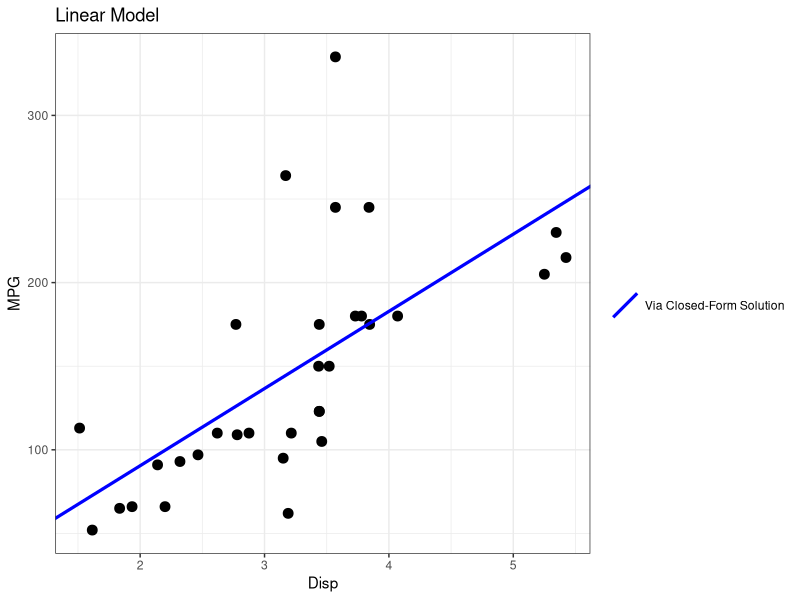
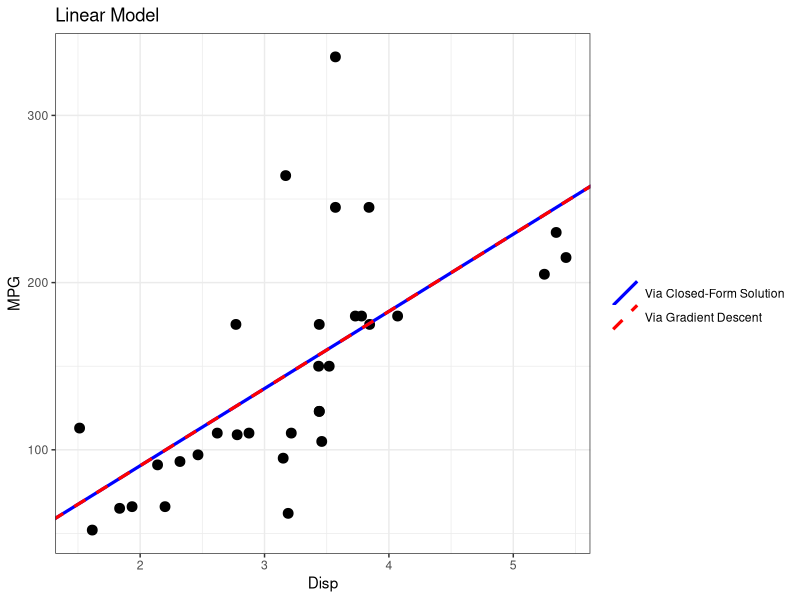

Source code (R) for these figures, in order:
### Linear Model Gradient Descent Example ----
require(gridExtra)
require(ggplot2)

attach(mtcars)

fit <- lm(hp ~ wt, data = mtcars)
plotOrig <- {ggplot(mtcars, aes(wt, hp)) +
  geom_point(size = 3) +
  geom_abline(aes(intercept = coef(fit)[1], slope = coef(fit)[2], colour = 'blue'), size = 1.1) +
  labs(title = 'Linear Model', x = 'Disp', y = 'MPG') +
  theme_bw()}
plotOrig + scale_colour_manual(name = '', values = c('blue' = 'blue'), labels = c('Via Closed-Form Solution'))

##Loss Function 1 and Derivative
lossFunc <- function(y, yhat, n){ (1 / n) * sum((y - yhat)^2) }
derivb0 <- function(y, yhat, n){ (1 / n) * sum(2 * (yhat - y)) }
derivb1 <- function(x, y, yhat, n){ (1 / n) * sum(2 * (yhat - y) * x) }

##Algorithm
gradientDescent <- function(x, y, nparams, max_it = 1000000, tol_err = 1e-08, learning_rate = 0.001, adaptive = TRUE){
  it = 0
  
  n = length(x)
  b0 = runif(1, 0, 1)
  b1 = runif(1, 0, 1)
  yhat = b0 + b1 * x
  mse = sum((y - yhat)^2) / n
  
  learningRateb0 = learning_rate
  learningRateb1 = learning_rate
  
  dfb0 = numeric(); dfb0[1] = b0
  dfb1 = numeric(); dfb1[1] = b1
  dfmse = numeric(); dfmse[1] = mse
  
  stop = 0
  while(stop == 0 & it < max_it){
    it = it + 1
    
    b0New = b0 - as.numeric(learningRateb0) * derivb0(y, yhat, n)
    b1New = b1 - as.numeric(learningRateb1) * derivb1(x, y, yhat, n)
    yhatNew = b0New + b1New * x
    mseNew = sum((y - yhatNew)^2) / n
    
    dfb0[it+1] = b0New
    dfb1[it+1] = b1New
    dfmse[it+1] = mseNew
    
    cat('it = ', it, '\n',
        'b0, b1 = ', b0New, ',', b1New, '\n',
        'mse = ', mseNew, '\n',
        'learning rate b0, learning rate b1 = ', learningRateb0, ',', learningRateb1, '\n')
    cat('--------------------------------------------------', '\n')
    
    error = abs(mse - mseNew)
    if(error <= tol_err) stop = 1
    
    if(adaptive == TRUE){
      ##Barzilai and Borwein - Adaptive Learning Rate
      deltab0 = b0New - b0
      deltaGb0 = derivb0(y, yhatNew, n) - derivb0(y, yhat, n)
      learningRateb0 = (t(deltaGb0) %*% deltab0) / (t(deltaGb0) %*% deltaGb0) 
      
      deltab1 = b1New - b1
      deltaGb1 = derivb1(x, y, yhatNew, n) - derivb1(x, y, yhat, n)
      learningRateb1 = (t(deltaGb1) %*% deltab1) / (t(deltaGb1) %*% deltaGb1)
    }
    
    b0 = b0New
    b1 = b1New
    yhat = yhatNew
    mse = mseNew
  }
  
  df = data.frame(b0 = dfb0, b1 = dfb1, mse = dfmse)
  return(df)
}

withAdapt = gradientDescent(x = mtcars$wt, y = mtcars$hp, nparams = length(coef(fit)))
#withoutAdapt = gradientDescent(x = mtcars$wt, y = mtcars$hp, nparams = length(coef(fit)), adaptive = FALSE)

actualCoef = coef(fit)
actualCoef

##Plotting
coefFromGD <-c(withAdapt$b0[nrow(withAdapt)], withAdapt$b1[nrow(withAdapt)])
plotNew <- {plotOrig +
    geom_abline(aes(intercept = coefFromGD[1], slope = coefFromGD[2], colour = 'red'), size = 1.1, linetype = 2) +
    scale_colour_manual(name = '', values = c('blue' = 'blue', 'red' = 'red'), labels = c('Via Closed-Form Solution', 'Via Gradient Descent'))}
plotNew



